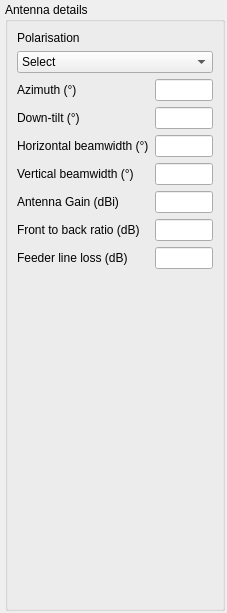
               <widget class="QWidget" name="scroll_area_widget_contents_antenna">
                <property name="geometry">
                 <rect>
                  <x>0</x>
                  <y>0</y>
                  <width>227</width>
                  <height>613</height>
                 </rect>
                </property>
                <property name="minimumSize">
                 <size>
                  <width>227</width>
                  <height>0</height>
                 </size>
                </property>
                <property name="maximumSize">
                 <size>
                  <width>227</width>
                  <height>16777215</height>
                 </size>
                </property>
                <layout class="QVBoxLayout" name="verticalLayout_4">
                 <property name="spacing">
                  <number>2</number>
                 </property>
                 <property name="leftMargin">
                  <number>5</number>
                 </property>
                 <property name="topMargin">
                  <number>2</number>
                 </property>
                 <property name="rightMargin">
                  <number>2</number>
                 </property>
                 <property name="bottomMargin">
                  <number>2</number>
                 </property>
                 <item>
                  <widget class="QGroupBox" name="group_box_antenna_details">
                   <property name="title">
                    <string>Antenna details</string>
                   </property>
                   <layout class="QFormLayout" name="formLayout_4">
                    <item row="0" column="0">
                     <widget class="QLabel" name="label_antenna_polarization">
                      <property name="text">
                       <string>Polarisation</string>
                      </property>
                     </widget>
                    </item>
                    <item row="1" column="0" colspan="2">
                     <widget class="QComboBox" name="combo_box_antenna_antenna_polarisation">
                      <item>
                       <property name="text">
                        <string>Select</string>
                       </property>
                      </item>
                      <item>
                       <property name="text">
                        <string>Vertical</string>
                       </property>
                      </item>
                      <item>
                       <property name="text">
                        <string>Horizontal</string>
                       </property>
                      </item>
                     </widget>
                    </item>
                    <item row="2" column="0">
                     <widget class="QLabel" name="label_antenna_azimuth">
                      <property name="text">
                       <string>Azimuth (°)</string>
                      </property>
                     </widget>
                    </item>
                    <item row="2" column="1">
                     <widget class="QLineEdit" name="input_antenna_azimuth">
                      <property name="text">
                       <string/>
                      </property>
                     </widget>
                    </item>
                    <item row="4" column="0">
                     <widget class="QLabel" name="label_antenna_down_tilt">
                      <property name="text">
                       <string>Down-tilt (°)</string>
                      </property>
                      <property name="margin">
                       <number>0</number>
                      </property>
                     </widget>
                    </item>
                    <item row="4" column="1">
                     <widget class="QLineEdit" name="input_antenna_down_tilt"/>
                    </item>
                    <item row="6" column="0">
                     <widget class="QLabel" name="label_antenna_horizontal_beamwidth">
                      <property name="text">
                       <string>Horizontal beamwidth (°)</string>
                      </property>
                     </widget>
                    </item>
                    <item row="6" column="1">
                     <widget class="QLineEdit" name="input_antenna_horizontal_beamwidth"/>
                    </item>
                    <item row="7" column="0">
                     <widget class="QLabel" name="label_antenna_vertical_beamwidth">
                      <property name="text">
                       <string>Vertical beamwidth (°)</string>
                      </property>
                     </widget>
                    </item>
                    <item row="7" column="1">
                     <widget class="QLineEdit" name="input_antenna_vertical_beamwidth"/>
                    </item>
                    <item row="8" column="0">
                     <widget class="QLabel" name="label_antenna_gain">
                      <property name="text">
                       <string>Antenna Gain (dBi)</string>
                      </property>
                     </widget>
                    </item>
                    <item row="8" column="1">
                     <widget class="QLineEdit" name="input_antenna_gain"/>
                    </item>
                    <item row="9" column="0">
                     <widget class="QLabel" name="label_antenna_front_back_ratio">
                      <property name="text">
                       <string>Front to back ratio (dB)</string>
                      </property>
                     </widget>
                    </item>
                    <item row="9" column="1">
                     <widget class="QLineEdit" name="input_antenna_front_back_ratio"/>
                    </item>
                    <item row="10" column="0">
                     <widget class="QLabel" name="label_antenna_feeder_line_loss">
                      <property name="text">
                       <string>Feeder line loss (dB)</string>
                      </property>
                     </widget>
                    </item>
                    <item row="10" column="1">
                     <widget class="QLineEdit" name="input_antenna_feeder_line_loss"/>
                    </item>
                   </layout>
                  </widget>
                 </item>
                </layout>
               </widget>
